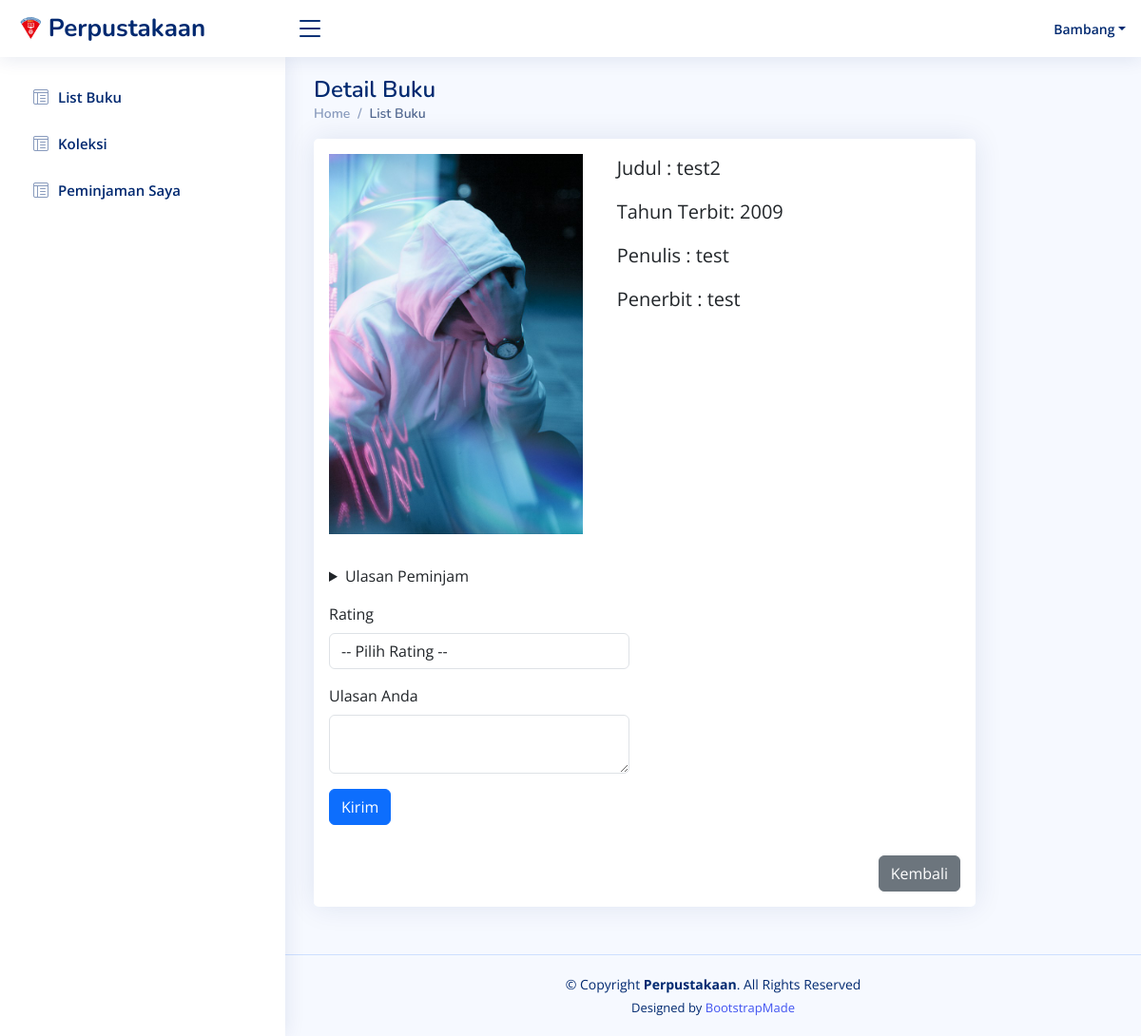
The app's page /lists/detail_buku/12 (signed in) with its own data.
### tables this page shows
CREATE TABLE `buku` (
  `BukuID` int NOT NULL,
  `Judul` varchar(255) NOT NULL,
  `Penulis` varchar(255) NOT NULL,
  `Penerbit` varchar(255) NOT NULL,
  `TahunTerbit` year NOT NULL,
  `Sampul` varchar(100) NOT NULL
);

### app/core/Controller.php (called while the page is built, shortened)
<?php
class Controller
{
  public function view($view, $data = []): void
  {
    require_once '../app/views/' . $view . '.php';
  }
  public function model($modelClass): object
  {
    return new $modelClass;
  }
}

### app/controllers/Lists.php (called while the page is built, shortened)
<?php
class Lists extends Controller
{
    public function detail_buku($buku_id)
    {
        $data = [
            'title' => 'Detail Buku',
            'data_buku' => $this->model('BukuModel')->getBy($buku_id),
            'data_ulasan' => $this->model('UlasanBukuModel')->getByBukuId($buku_id)
        ];
        $this->view('list/detail', $data);
    }
}

### app/core/App.php (called while the page is built, shortened)
<?php
class App {
  protected $controller = 'Web', $method = 'index', $params = [];
  public function __construct()
  {
    $url = $this->parseURL();
    if( file_exists('../app/controllers/' . ucfirst($url[0]) . '.php')) {
      unset($url[0]);
    }
    $this->controller = new $this->controller;
    if( isset($url[1]) && method_exists($this->controller, $url[1]) ) {
      $this->method = $url[1];
      unset($url[1]);
    }
    if( !empty($url) ) {
      $this->params = array_values($url);
    }
    call_user_func_array([$this->controller, $this->method], $this->params);
  }
  public function parseURL() {
    if (isset($_GET['url'])) {
      $url = rtrim($_GET['url'], '/');
      $url = filter_var($url, FILTER_SANITIZE_URL);
      $url = explode('/', $url);
      return $url;
    }
    else {
      $url[] = 'Web';
      return $url;
    }
  }
}

### public/index.php (called while the page is built, shortened)
<?php
require_once '../app/init.php';
$app = new App;

### app/core/Database.php (called while the page is built, shortened)
<?php
class Database {
  private $host = DBHOST, $user = DBUSER, $pass = DBPASS, $dbname = DBNAME;
  private $dbh;
  private $stmt;
  public function __construct()
  {
    $dsn = "mysql:host=$this->host;dbname=$this->dbname";
    $options = [
      PDO::ATTR_PERSISTENT => true,
      PDO::ATTR_ERRMODE    => PDO::ERRMODE_EXCEPTION
    ];
    try {
      $this->dbh = new PDO($dsn, $this->user, $this->pass, $options);
    } catch(PDOException $e) {
      die($e->getMessage());
    }
  }
  public function query($query): void {
    $this->stmt = $this->dbh->prepare($query);
  }
  public function bind($param, $value, $type = null): void {
    if( is_null($type) ) {
      switch( true ) {
        default:
          $type = PDO::PARAM_STR;
      }
    }
    $this->stmt->bindValue($param, $value, $type);
  }
  public function execute(): void {
    $this->stmt->execute();
  }
  public function single(): array|bool {
    $this->execute();
    return $this->stmt->fetch(PDO::FETCH_ASSOC);
  }
}

### app/core/BaseModel.php (called while the page is built, shortened)
<?php
class BaseModel
{
    public $db;
    protected $table;
    public function __construct()
    {
        $this->db = new Database();
    }
    public function selectData(string $view = null, string $select = null, array $orderBy = [], array $kondisi = null, string $limit = ''): void
    {
        $table = (!is_null($view)) ? $view : $this->table;
        $setSelect = (!is_null($select)) ? $select : "*";
        $setOrder = "";
        $query = "SELECT $setSelect FROM $table $setOrder $limit";
        if (!is_null($kondisi)) {
            if (array_key_exists("logic", $kondisi)) {
                $logic = $kondisi['logic'];
                $i = 1;
            } else {
                $logic = "";
                $i = 0;
            };
            $arr = [];
            for ($i; $i <= count($kondisi) - 1; $i++) {
                $arr += [array_keys($kondisi)[$i] => array_values($kondisi)[$i]];
            }
            $setKondisi = implode(" ? $logic ", array_keys($arr)) . " ? ";
            $query = "SELECT $setSelect FROM $table WHERE ($setKondisi) $setOrder $limit";
            $this->db->query($query);
            $i = 1;
            foreach ($arr as $value) {
                $this->db->bind($i, $value);
                $i++;
            }
        } else {
            $this->db->query($query);
        }
    }
    public function fetch(): array|bool
    {
        return $this->db->single();
    }
}

### app/models/BukuModel.php (called while the page is built, shortened)
<?php
class BukuModel extends BaseModel
{
    public function getBy($id): array
    {
        $this->selectData(kondisi: ['BukuID =' => $id]);
        return $this->fetch();
    }
}

### app/init.php (called while the page is built, shortened)
<?php
spl_autoload_register(function ($class) {
    $class = explode('\\', $class);
    $class = end($class);
});

### app/views/list/detail.php (the view, shortened to what this page needs)
<div class="pagetitle">
    <h1>Detail Buku</h1>
    <nav>
        <ol class="breadcrumb">
            <li class="breadcrumb-item"><a href="<?= BASEURL ?>/">Home</a></li>
            <li class="breadcrumb-item active">List Buku</li>
        </ol>
    </nav>
</div>
<section class="section">
    <div class="row">
        <div class="col-lg-10">
            <div class="card">
                <div class="d-flex">
                    <div class="m-3">
                        <img src="<?= BASEURL ?>/img/sampul/<?= $data['data_buku']['Sampul'] ?>" class="card-img-left" alt="Sampul" height="400">
                    </div>
                    <div class="card-body mt-3 fs-5">
                        <p class="card-text">Judul : <?= $data['data_buku']['Judul'] ?></p>
                        <p class="card-text d-block">Tahun Terbit: <?= $data['data_buku']['TahunTerbit'] ?></p>
                        <p class="card-text d-block">Penulis : <?= $data['data_buku']['Penulis'] ?></p>
                        <p class="card-text d-block">Penerbit : <?= $data['data_buku']['Penerbit'] ?></p>
                    </div>
                </div>
                <?php $tulisUlasan = true ?>
                <div class="col-lg-8 m-3">
                    <details>
                        <summary>Ulasan Peminjam</summary>
                    </details>
                </div>
                <?php if($tulisUlasan): ?>
                    <div class="col-lg-6">
                        <form action="<?= BASEURL ?>/lists/store_ulasan" method="post" class="mx-3">
                            <div class="mb-3">
                                <label for="rating" class="form-label">Rating</label>
                                <select name="rating" id="rating" class="form-control">
                                    <option selected disabled>-- Pilih Rating --</option>
                                </select>
                            </div>
                            <div class="mb-3">
                                <label for="ulasan" class="form-label">Ulasan Anda</label>
                                <textarea name="ulasan" id="ulasan" class="form-control"></textarea>
                            </div>
                            <div class="mb-3">
                                <button type="submit" class="btn btn-primary">Kirim</button>
                            </div>
                        </form>
                    </div>
                <?php endif ?>
                <div class="d-flex justify-content-end m-3">
                    <a href="<?= BASEURL ?>/lists/buku" class="btn btn-secondary">Kembali</a>
                </div>
            </div>
        </div>
    </div>
</section>

### public/css/style.css (style rules this page uses)
:root { scroll-behavior: smooth; }
body { font-family: "Open Sans", sans-serif; background: #f6f9ff; color: #444444; }
a { color: #4154f1; text-decoration: none; }
h1, h2, h3, h4, h5, h6 { font-family: "Nunito", sans-serif; }
.pagetitle { margin-bottom: 10px; }
.pagetitle h1 { font-size: 24px; margin-bottom: 0; font-weight: 600; color: #012970; }
.card { margin-bottom: 30px; border: none; border-radius: 5px; box-shadow: 0px 0 30px rgba(1, 41, 112, 0.1); }
.card-body { padding: 0 20px 20px 20px; }
.breadcrumb { font-size: 14px; font-family: "Nunito", sans-serif; color: #899bbd; font-weight: 600; }
.breadcrumb a { color: #899bbd; transition: 0.3s; }
.breadcrumb .breadcrumb-item::before { color: #899bbd; }
.breadcrumb .active { color: #51678f; font-weight: 600; }

### records on screen
buku: Sampul (picture), Judul "test2", TahunTerbit "2009", Penulis "test", Penerbit "test"

### other values on screen
APP_NAME "Perpustakaan"
$_SESSION['NamaLengkap'] "Bambang"
